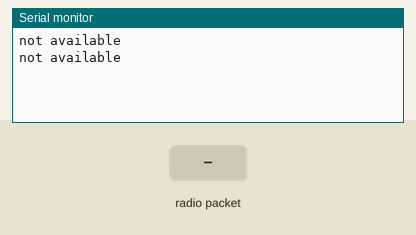
Recording of a sketch running on a simulated Arduino Uno, built with avr-gcc and run on an emulated ATmega328P. Shown: the last lines printed to the serial monitor. The inputs (shaded band) are chosen by the test bench. No radio packets arrive unless stated.

Above: at 1.8 s.
1.9 s: radio packet "1" arrives
At 2.7 s:
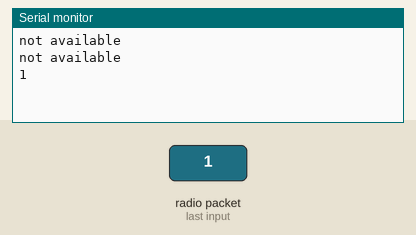
3.5 s: radio packet "0" arrives
At 4.8 s:
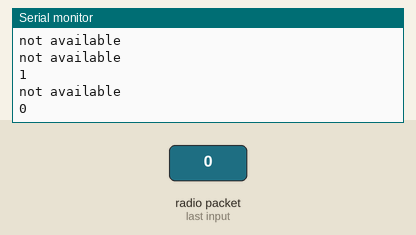
5.0 s: radio packet "2" arrives
At 5.8 s:
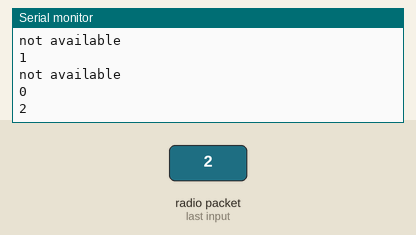
9.0 s: radio packet "1" arrives
At 9.8 s:
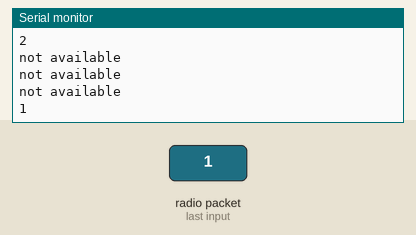
Timing chart, 0 to 12.0 s (numbered marks = the images above; inputs shaded):
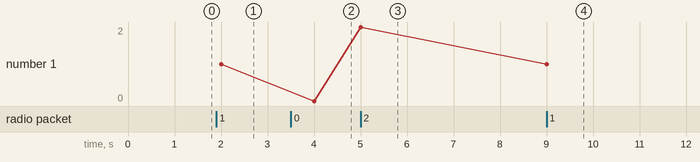

The sketch:

basic_nrf.ino
```cpp
// // this code failed to make connection
// #include <SPI.h>
// #include "RF24.h"

// RF24 radio(9, 10);  // CE, CSN pins (customize these for your setup)

// void setup() {
//   radio.begin();
//   radio.openWritingPipe(0xF0F0F0E1LL); // Set the transmit address
//   radio.setPALevel(RF24_PA_HIGH); // Set the power level (adjust as needed)

//   Serial.begin(9600);
// }

// void loop() {
//   const char text[32] = "Hello, NRF!";
//   radio.write(&text, sizeof(text));
//   Serial.println("data sent successfully");
//   delay(1000); // Send data every second
// }
```

basic_reciever.ino
```cpp
// this code failed to make connection
#include <SPI.h>
#include "RF24.h"

RF24 radio(7, 8);  // CE, CSN pins (customize these for your setup)

void setup() {
  radio.begin();
  radio.openReadingPipe(1, 0xF0F0F0E1LL);  // Set the transmit address
  radio.setPALevel(RF24_PA_HIGH);       // Set the power level (adjust as needed)
  radio.startListening();

  Serial.begin(9600);
}

void loop() {
  const char text[32];
  if (radio.available()) {
    radio.read(&text, sizeof(text));
    Serial.println(text);
  }
  else{
    Serial.println("not available");
  }
  delay(1000);  // Send data every second
}
```

Measured:
- after the input at 1.9 s, the serial monitor: prints a new line after 0.11 s (image 1)
- after the input at 3.5 s, the serial monitor: prints a new line after 0.51 s (image 2)
- after the input at 5.0 s, the serial monitor: prints a new line at once (image 3)
- after the input at 9.0 s, the serial monitor: prints a new line at once (image 4)
- plotted number 1: 1 → 0 after the input at 3.5 s, 0 → 2 after the input at 5.0 s, 2 → 1 after the input at 9.0 s
